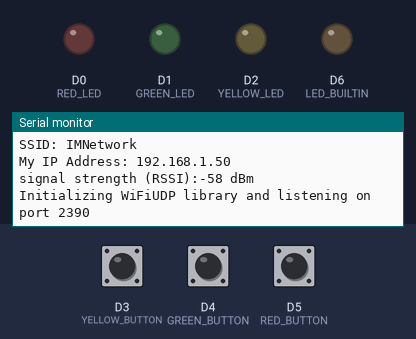
Bench run of a sketch on a simulated Arduino MKR. On the bench: output pins drawn as LEDs (lit = HIGH), the last lines printed to the serial monitor. The test bench sets the inputs (shaded band); at power-on: D3 (YELLOW_BUTTON) LOW, D4 (GREEN_BUTTON) LOW, D5 (RED_BUTTON) LOW. WiFi joins after 1.5 s; servers stay silent unless stated.

Above: at 12.7 s.
12.8 s: D3 (YELLOW_BUTTON) pulled HIGH for 0.15 s
At 13.8 s:
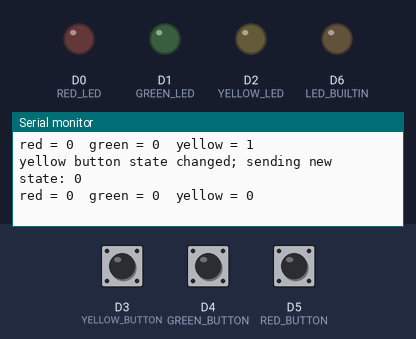
14.4 s: D4 (GREEN_BUTTON) pulled HIGH for 0.15 s
At 15.0 s:
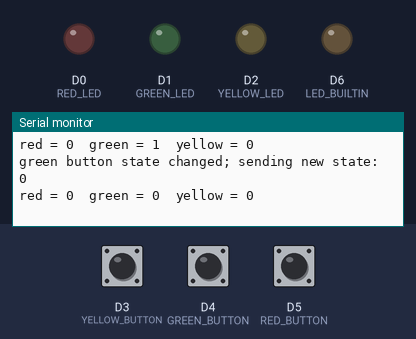
16.0 s: D5 (RED_BUTTON) pulled HIGH for 0.15 s
At 17.4 s:
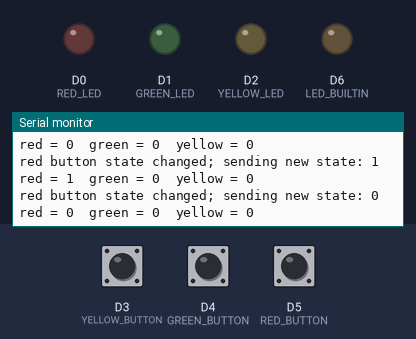

The sketch:

Homework2final.ino
```cpp
/*
  WiFi UDP Tranceiver. Buttons are pushed to activate LED on another arduino. Can also receive byte to activate LEDs
  Based on UDP Send and Receive String

  created 19 February 2019
  by Ingie Baho

*/

#include <SPI.h>
#include <WiFiNINA.h>
#include <WiFiUdp.h>

int status = WL_IDLE_STATUS;
#include "arduino_secrets.h"
///////please enter your sensitive data in the Secret tab/arduino_secrets.h
char ssid[] = SECRET_SSID;        // your network SSID (name)
char pass[] = SECRET_PASS;    // your network password (use for WPA, or use as key for WEP)
int keyIndex = 0;            // your network key Index number (needed only for WEP)

unsigned int localPort = 2390;      // local port to listen on. Other code must have 5000 for this instead


char packetBuffer[255]; //buffer to hold incoming packet

WiFiUDP Udp;

const int RED_LED = 0;
const int GREEN_LED = 1;
const int YELLOW_LED = 2;

const int RED_BUTTON = 5;
const int GREEN_BUTTON = 4;
const int YELLOW_BUTTON = 3;

// remember the button state so we only send when the state changes
boolean redButtonState;
boolean lastRedButtonState = LOW;

boolean greenButtonState;
boolean lastGreenButtonState = LOW;

boolean yellowButtonState;
boolean lastYellowButtonState = LOW;

void setup() {
  //Initialize serial and wait for port to open:
  Serial.begin(9600);

  pinMode(RED_LED, OUTPUT);
  pinMode(GREEN_LED, OUTPUT);
  pinMode(YELLOW_LED, OUTPUT);

  while (!Serial) {
    ; // do nothing until serial port connects
  }

  // Some defensive programming. Checking for the presence of the shield:
  if (WiFi.status() == WL_NO_SHIELD) {
    Serial.println("WiFi shield not present");
    // don't continue:
    while (true);
  }

  // check for the WiFi module:
  if (WiFi.status() == WL_NO_MODULE) {
    Serial.println("Communication with WiFi module failed!");
    // don't continue
    while (true);
  }

  // check firmware version
  String fv = WiFi.firmwareVersion();
  if (fv < "1.0.0") {
    Serial.println("Please upgrade the firmware");
  }

  // attempt to connect to WiFi network:
  while ( status != WL_CONNECTED) {
    Serial.print("Attempting to connect to SSID: ");
    Serial.println(ssid);
    // Connect to WPA/WPA2 network. Change this line if using open or WEP network:
    status = WiFi.begin(ssid, pass);
    // wait 10 seconds for connection:
    delay(10000);
  }
  Serial.println("Connected to wifi");
  printWiFiStatus();

  Serial.print("Initializing WiFiUDP library and listening on port ");
  Serial.println(localPort);
  Udp.begin(localPort);

  pinMode(LED_BUILTIN, OUTPUT);
}
//function to send button states through UDP
void sendButtonStates(IPAddress address, unsigned int port){

  //check current button states
  redButtonState = digitalRead(RED_BUTTON);
  greenButtonState = digitalRead(GREEN_BUTTON);
  yellowButtonState = digitalRead(YELLOW_BUTTON);

//checking to see if any of the three buttons were pushed
  if(redButtonState != lastRedButtonState ||
  greenButtonState != lastGreenButtonState ||
  yellowButtonState != lastYellowButtonState)
  {
    Udp.beginPacket(address, port);

//send button states through UDP when any button state changed

    Udp.write(redButtonState);
    if(redButtonState != lastRedButtonState){
      Serial.print("red button state changed; sending new state: ");
      Serial.println(redButtonState);
      lastRedButtonState = redButtonState;
    }

    Udp.write(greenButtonState);
    if(greenButtonState != lastGreenButtonState){
      Serial.print("green button state changed; sending new state: ");
      Serial.println(greenButtonState);
      lastGreenButtonState = greenButtonState;
    }

    Udp.write(yellowButtonState);
    if(yellowButtonState != lastYellowButtonState){
      Serial.print("yellow button state changed; sending new state: ");
      Serial.println(yellowButtonState);
      lastYellowButtonState = yellowButtonState;
    }

    printCurrentButtonState(redButtonState, greenButtonState, yellowButtonState);

    Udp.endPacket();
  }
}
//function to receive incoming bytes over UDP and activate LEDs
void receiveLEDStates(){
  // if there's data available, read a packet
  int packetSize = Udp.parsePacket();
  if (packetSize)
  {
    if (packetSize != 3){
      Serial.println("Incorrect packet size received.");
    }
    else{
      Serial.print("Received packet of size ");
      Serial.println(packetSize);
      Serial.print("From ");
      IPAddress remoteIp = Udp.remoteIP();
      Serial.print(remoteIp);
      Serial.print(", port ");
      Serial.println(Udp.remotePort());

      // read the packet into packetBufffer
      int len = Udp.read(packetBuffer, 255);
      digitalWrite(RED_LED, packetBuffer[0]);
      digitalWrite(GREEN_LED, packetBuffer[1]);
      digitalWrite(YELLOW_LED, packetBuffer[2]);
    }
  }
}

void loop() {
  // IP address of the receiving device
  IPAddress receivingDeviceAddress(192, 168, 1, 14);
  unsigned int receivingDevicePort = 5000;   //other code must have 2390 for this

  sendButtonStates(receivingDeviceAddress, receivingDevicePort);

  receiveLEDStates();
}
//function to print wifi info
void printWiFiStatus() {
  // print the SSID of the network you're attached to:
  Serial.print("SSID: ");
  Serial.println(WiFi.SSID());

  // print your WiFi shield's IP address:
  IPAddress ip = WiFi.localIP();
  Serial.print("My IP Address: ");
  Serial.println(ip);

  // print the received signal strength:
  long rssi = WiFi.RSSI();
  Serial.print("signal strength (RSSI):");
  Serial.print(rssi);
  Serial.println(" dBm");
}
//function to print button state info
void printCurrentButtonState(boolean currentRedButtonState, boolean currentGreenButtonState, boolean currentYellowButtonState){
  Serial.print("red = ");
    Serial.print(currentRedButtonState);
    Serial.print("\tgreen = ");
    Serial.print(currentGreenButtonState);
    Serial.print("\tyellow = ");
    Serial.print(currentYellowButtonState);
    Serial.println();
  }
```

arduino_secrets.h
```cpp
#define SECRET_SSID "IMNetwork"
#define SECRET_PASS "static123"
```

Measured:
- after the input at 12.8 s, the serial monitor: prints a new line at once (image 1)
- after the input at 14.4 s, the serial monitor: prints a new line at once (image 2)
- after the input at 16.0 s, the serial monitor: prints a new line at once (image 3)
